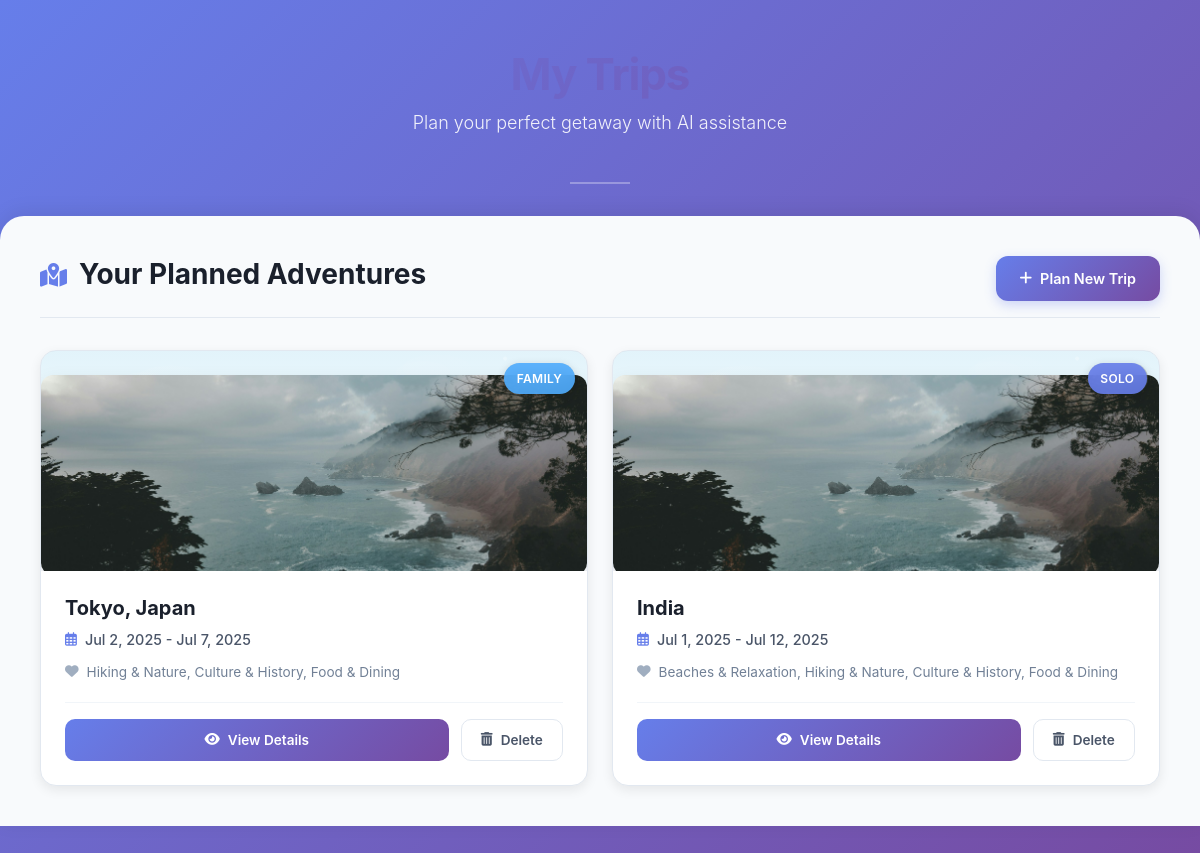
/my-trips/, run on the app's committed database.
### core/models.py (models this page shows, shortened)
class Trip(models.Model):
    trip_types=(
        ('SOLO','Solo'),
        ('FAMILY','Family'),
        ('FRIENDS','Friends'),
        ('PARTNER','Partner'),
    )
    start_date=models.DateField()
    end_date=models.DateField()
    destination=models.TextField(max_length=100)
    trip_type=models.TextField(max_length=20,choices=trip_types)
    spending_types=models.ManyToManyField(Spending_Type)
    plan=models.JSONField(blank=True,null=True)

class Spending_Type(models.Model):
    spendings = (
        ('Beach', 'Beaches & Relaxation'),
        ('Sports', 'Adventure & Sports'),
        ('Hiking', 'Hiking & Nature'),
        ('Entertainment', 'Entertainment & Nightlife'),
        ('Culture', 'Culture & History'),
        ('Shopping', 'Shopping & Markets'),
        ('Food', 'Food & Dining'),
        ('Wellness', 'Wellness & Spa'),
    )
    name = models.CharField(max_length=100, choices=spendings, unique=True)

### core/views.py (the view)
# urls.py: path('my-trips/', views.my_trips, name='my_trips'),
def my_trips(request):
    trips = Trip.objects.all().order_by('-start_date')
    print(f"User {request.user.id} has {trips.count()} trips")
    return render(request, 'my_trips.html', {
            'trips': trips
        })

### core/templates/my_trips.html (shortened to what this page needs)
{% extends 'basic.html' %}
{% load static %}
{% block extra_css %}
<link href="https://cdnjs.cloudflare.com/ajax/libs/font-awesome/6.0.0/css/all.min.css" rel="stylesheet">
{% endblock %}
{% block content %}
<div class="main-container">
    <div class="header-section">
        <h1>My Trips</h1>
        <p>Plan your perfect getaway with AI assistance</p>
    </div>
    <div class="content-section">
        <div class="content-inner">
            <div class="section-header">
                <h2 class="section-title">
                    <i class="fas fa-map-marked-alt"></i>
                    Your Planned Adventures
                </h2>
                <a href="{% url 'plan_trip' %}" class="add-trip-btn">
                    <i class="fas fa-plus"></i>
                    Plan New Trip
                </a>
            </div>
            {% if trips %}
                <div class="trips-grid">
                    {% for trip in trips %}
                    <a href="{% url 'trip_detail' trip.id %}" class="trip-card">
                        <div class="trip-header">
                            <img src="{% static 'images/kyle-loftus-DDxWBUhLkmo-unsplash.jpg' %}" alt="Travel destination" class="travel-illustration">
                            <div class="trip-badge badge-{{ trip.trip_type|lower }}">
                                {{ trip.get_trip_type_display }}
                            </div>
                        </div>
                        <div class="trip-content">
                            <h3 class="trip-destination">{{ trip.destination }}</h3>
                            <div class="trip-dates">
                                <i class="far fa-calendar-alt"></i>
                                {{ trip.start_date|date:"M j, Y" }} - {{ trip.end_date|date:"M j, Y" }}
                            </div>
                            <div class="trip-interests">
                                <i class="fas fa-heart"></i>
                                <span>
                                    {% for spending_type in trip.spending_types.all %}
                                        {{ spending_type.get_name_display }}{% if not forloop.last %}, {% endif %}
                                    {% empty %}
                                        No specific interests selected
                                    {% endfor %}
                                </span>
                            </div>
                            <div class="trip-actions">
                                <span class="btn btn-primary">
                                    <i class="fas fa-eye"></i>
                                    View Details
                                </span>
                                <button class="btn btn-outline" onclick="">
                                    <i class="fas fa-trash-alt"></i>
                                    Delete
                                </button>
                            </div>
                        </div>
                    </a>
                    {% endfor %}
                </div>
            {% endif %}
        </div>
    </div>
</div>
{% endblock %}

### core/templates/basic.html (shortened to what this page needs)
{% load static %}
<!DOCTYPE html>
<html lang="en">
<head>
    <link href="https://cdn.jsdelivr.net/npm/bootstrap@5.3.0/dist/css/bootstrap.min.css" rel="stylesheet">
    <link rel="stylesheet" href="https://cdnjs.cloudflare.com/ajax/libs/animate.css/4.1.1/animate.min.css">
    <link rel="stylesheet" href="{% static 'css/style.css' %}">
    {% block extra_css %}{% endblock %}
</head>
<body>
    {% block content %}{% endblock %}
</body>
</html>

### static/css/style.css (style rules this page uses)
:root { --primary-gradient: linear-gradient(135deg, #667eea 0%, #764ba2 100%); --secondary-gradient: linear-gradient(135deg, #f5f7fa 0%, #c3cfe2 100%); }
body { font-family: 'Poppins', -apple-system, BlinkMacSystemFont, 'Segoe UI', Roboto, sans-serif; min-height: 100vh; margin: 0; padding: 0; background: var(--secondary-gradient); color: #2d3748; position: relative; overflow-x: hidden; }
body::before { content: ''; position: absolute; top: 0; left: 0; width: 100%; height: 100%; background: var(--primary-gradient); clip-path: polygon(0 0, 100% 0, 100% 30%, 0 50%); z-index: -1; }
.travel-illustration { width: 100%; height: 200px; object-fit: cover; border-radius: 12px; margin: 1.5rem 0; box-shadow: 0 8px 20px rgba(0, 0, 0, 0.1); transition: transform 0.3s ease; }
h1 { font-weight: 700; color: #2d3748; margin-bottom: 1rem; background: linear-gradient(135deg, #667eea 0%, #764ba2 100%); -webkit-background-clip: text; -webkit-text-fill-color: transparent; }

### data on the page
Trip: trip_type "FAMILY", destination "Tokyo, Japan", start_date "Jul 2, 2025", end_date "Jul 7, 2025"
Spending_Type: name "Hiking & Nature"
Spending_Type: name "Culture & History"
Spending_Type: name "Food & Dining"
Trip: trip_type "SOLO", destination "India", start_date "Jul 1, 2025", end_date "Jul 12, 2025"
Spending_Type: name "Beaches & Relaxation"
